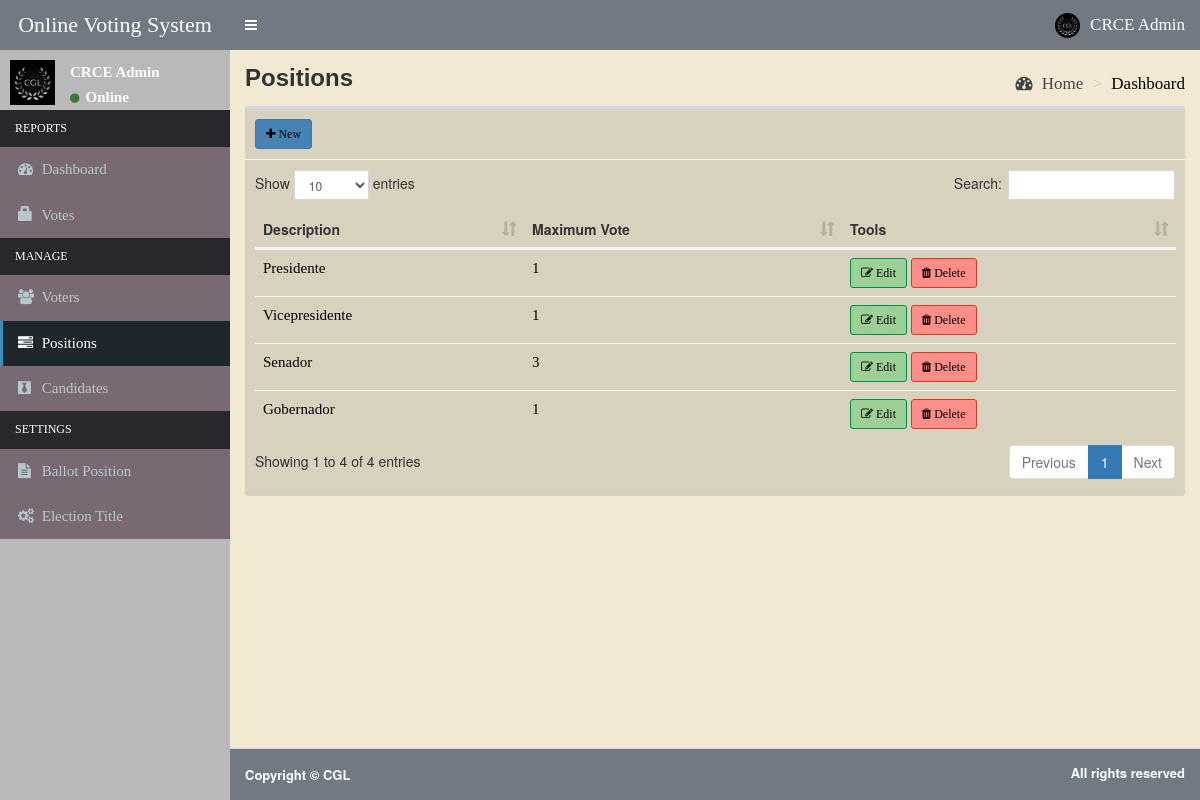
The page /site/admin/positions.php (signed in) on the database its author committed.
### tables this page shows
CREATE TABLE `positions` (
  `id` int(11) NOT NULL,
  `description` varchar(50) NOT NULL,
  `max_vote` int(11) NOT NULL,
  `priority` int(11) NOT NULL
);

### site/admin/includes/session.php (called while the page is built, shortened)
<?php
	include 'includes/conn.php';
	$sql = "SELECT * FROM admin WHERE id = '".$_SESSION['admin']."'";
	$query = $conn->query($sql);
	$user = $query->fetch_assoc();
?>

### site/admin/positions.php (the view, shortened to what this page needs)
<?php include 'includes/session.php'; ?>
<?php include 'includes/header.php'; ?>
<body class="hold-transition skin-blue sidebar-mini">
<div class="wrapper">
  <?php include 'includes/navbar.php'; ?>
  <?php include 'includes/menubar.php'; ?>
  <div class="content-wrapper" style="background-color:#F1E9D2 ">
    <section class="content-header">
      <h1><b>
        Positions
      </b></h1>
      <ol class="breadcrumb" style="color:black ; font-size: 17px; font-family:Times">
        <li><a href="#"><i class="fa fa-dashboard" ></i> Home</a></li>
        <li class="active" style="color:black ; font-size: 17px; font-family:Times" >Dashboard</li>
      </ol>
    </section>
    <section class="content">
      <div class="row">
        <div class="col-xs-12"  >
          <div class="box"style="background-color: #d8d1bd" >
            <div class="box-header with-border" style="background-color: #d8d1bd">
              <a href="#addnew" data-toggle="modal" class="btn btn-primary btn-sm btn-curve  " style="background-color: #4682B4 ;color:black ; font-size: 12px; font-family:Times" ><i class="fa fa-plus "></i> New</a>
            </div>
            <div class="box-body" >
              <table id="example1" class="table ">
                <thead>
                  <th>Description</th>
                  <th>Maximum Vote</th>
                  <th>Tools</th>
                </thead>
                <tbody>
                  <?php
                    $sql = "SELECT * FROM positions ORDER BY priority ASC";
                    $query = $conn->query($sql);
                    while($row = $query->fetch_assoc()){
                      echo "
                        <tr style='color:black ; font-size: 15px; font-family:Times'>
                          <td class='hidden'></td>
                          <td>".$row['description']."</td>
                          <td>".$row['max_vote']."</td>
                          <td>
                            <button class='btn btn-success btn-sm edit btn-curve' style='background-color: #9CD095 ;color:black ; font-size: 12px; font-family:Times' ' data-id='".$row['id']."' ><i class='fa fa-edit'></i> Edit</button>
                            <button class='btn btn-danger btn-sm delete btn-curve' style='background-color:#ff8e88 ;color:black ; font-size: 12px; font-family:Times ' data-id='".$row['id']."'><i class='fa fa-trash'></i> Delete</button>
                          </td>
                        </tr>
                      ";
                    }
                  ?>
                </tbody>
              </table>
            </div>
          </div>
        </div>
      </div>
    </section>
  </div>
  <?php include 'includes/footer.php'; ?>
</div>
</body>
</html>

### site/admin/includes/navbar.php (shortened to what this page needs)
<header class="main-header" style="background-color:#717A83 " >
  <a href="#" class="logo " style="background-color: #717A83">
    <span class="logo-lg " style="background-color:#717A83 ;color:white ; font-size: 22px; font-family:Times  "><marquee behavior="scroll" direction="left">Online Voting System</marquee></span>
  </a>
  <nav class="navbar navbar-static-top " style="background-color: #717A83 ">
    <a href="#" class="sidebar-toggle" data-toggle="push-menu" role="button">
    </a>
    <div class="navbar-custom-menu" style="color:black ; font-size: 17px; font-family:Times">
      <ul class="nav navbar-nav" style="background-color: #717A83 ;color:black ; font-size: 17px; font-family:Times" >
        <li class="dropdown user user-menu  " style="color:black">
          <a href="#" class="dropdown-toggle" data-toggle="dropdown" style="background-color: #717A83 ;color:white ; font-size: 17px; font-family:Times" >
            <img src="<?php echo (!empty($user['photo'])) ? '../images/'.$user['photo'] : '../images/profile.jpg'; ?>" class="user-image" alt="User Image">
            <span class="hidden-xs"><?php echo $user['firstname'].' '.$user['lastname']; ?></span>
          </a>
        </li>
      </ul>
    </div>
  </nav>
</header>

### site/admin/includes/menubar.php (shortened to what this page needs)
<aside class="main-sidebar "style="background-color: #BAB9B9 ">
  <section class="sidebar" style="background-color: #BAB9B9">
    <div class="user-panel" style = "height: 60px">
      <div class="pull-left image ">
        <img src="<?php echo (!empty($user['photo'])) ? '../images/'.$user['photo'] : '../images/profile.jpg'; ?>" class="img-square" alt="User Image" >
      </div>
      <div class="pull-left info "  >
        <p style="color:white ; font-size: 15px; font-family:Times"><?php echo $user['firstname'].' '.$user['lastname']; ?></p>
        <a><i class="fa fa-circle text-success "></i>  <b style=" color:white ; font-size: 15px; font-family:Times"> Online </b></a>
      </div>
    </div>
    <ul class="sidebar-menu" data-widget="tree" style="background-color: #786974 ; color:white ; font-size: 15px; font-family:Times  " >
      <li class="header" style="background-color: #28272D ;color:white ; font-size: 12px; font-family:Times  ">REPORTS</li>
      <li class=""><a href="home.php"><i class="fa fa-dashboard"></i> <span>Dashboard</span></a></li>
      <li class=""><a href="votes.php"><span class="glyphicon glyphicon-lock"></span> <span>Votes</span></a></li>
      <li class="header" style="background-color: #28272D ;color:white ; font-size: 12px; font-family:Times ">MANAGE</li>
      <li class=""><a href="voters.php"><i class="fa fa-users"></i> <span>Voters</span></a></li>
      <li class=""><a href="positions.php"><i class="fa fa-tasks"></i> <span>Positions</span></a></li>
      <li class=""><a href="candidates.php"><i class="fa fa-black-tie"></i> <span>Candidates</span></a></li>
      <li class="header" style="background-color:#28272D ;color:white ; font-size: 12px; font-family:Times">SETTINGS</li>
      <li class=""><a href="ballot.php"><i class="fa fa-file-text"></i> <span>Ballot Position</span></a></li>
      <li class=""><a href="#config" data-toggle="modal"><i class="fa fa-cogs"></i> <span>Election Title</span></a></li>
    </ul>
  </section>
</aside>

### rows shown on the page
positions: description "Presidente", max_vote "1"
positions: description "Vicepresidente", max_vote "1"
positions: description "Senador", max_vote "3"
positions: description "Gobernador", max_vote "1"

### other values the page prints
$user['firstname'] "CRCE"
$user['lastname'] "Admin"
